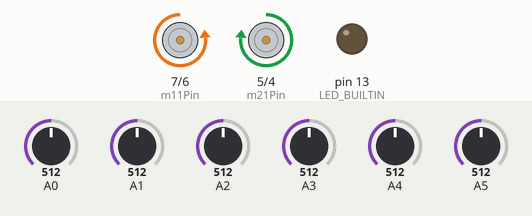
The sketch below on a simulated Arduino Uno, built with avr-gcc and run on an emulated ATmega328P. Parts: motor-driver pin pairs drawn as motors (green arrow = first pin HIGH = forward, orange = second pin HIGH = backward, longer = more drive, scaled by the enable pin), output pins drawn as LEDs (lit = HIGH). The inputs (shaded band) are chosen by the test bench; at power-on: A0 = 512, A4 = 512, A5 = 512, A3 = 512, A1 = 512, A2 = 512.

Above: at 9.2 s.
9.3 s: A0 set to 716
At 10.4 s:
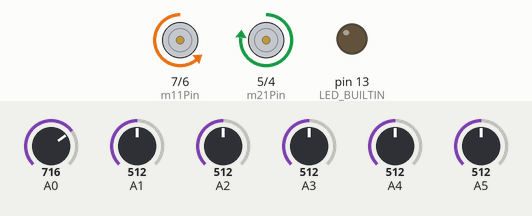
10.8 s: A4 set to 306
At 11.5 s:
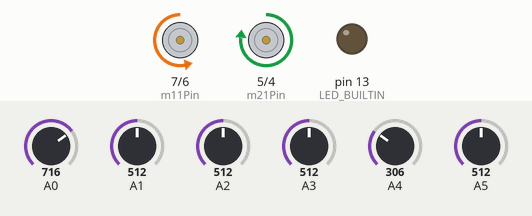
12.3 s: A5 set to 306
At 12.6 s:
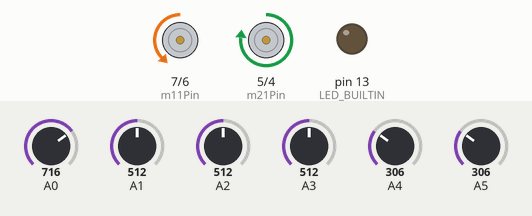
13.8 s: A3 set to 298
At 15.0 s:
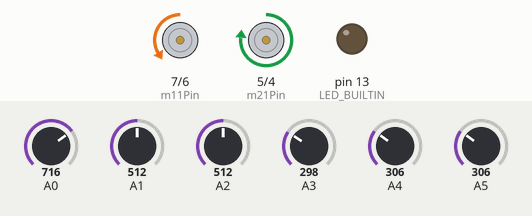
15.3 s: A3 set to 273
At 16.1 s:
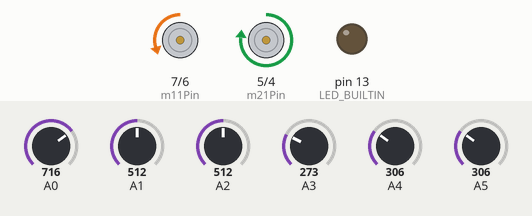
16.8 s: A0 set to 992
At 17.4 s:
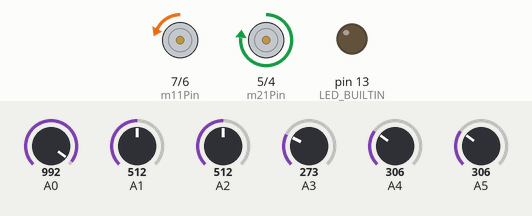
Timing chart, 0 to 19.3 s (numbered marks = the images above; inputs shaded):
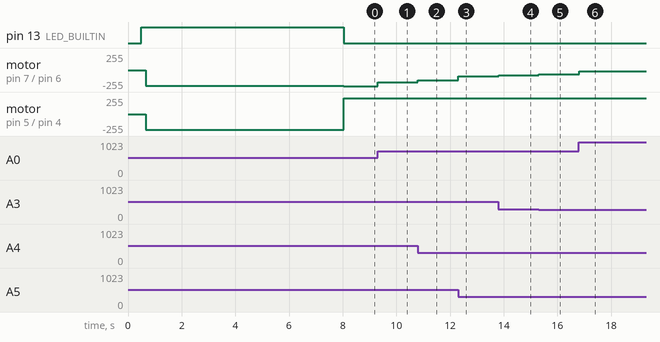

Measured:
- after the input at 9.3 s, motor on pin 7 (m11Pin) / pin 6 (m12Pin): backward 240/255 → backward 180/255 at once
- after the input at 10.8 s, motor on pin 7 (m11Pin) / pin 6 (m12Pin): backward 180/255 → backward 150/255 at once
- after the input at 12.3 s, motor on pin 7 (m11Pin) / pin 6 (m12Pin): backward 150/255 → backward 90/255 at once
- after the input at 13.8 s, motor on pin 7 (m11Pin) / pin 6 (m12Pin): backward 90/255 → backward 75/255 at once
- after the input at 15.3 s, motor on pin 7 (m11Pin) / pin 6 (m12Pin): backward 75/255 → backward 60/255 at once
- after the input at 16.8 s, motor on pin 7 (m11Pin) / pin 6 (m12Pin): backward 60/255 → backward 15/255 at once

The sketch:

LINE_FOLLOWER_FINAL.ino
```cpp
#include <QTRSensors.h>
const int m11Pin = 7;
const int m12Pin = 6;
const int m21Pin = 5;
const int m22Pin = 4;
const int m1Enable = 11;
const int m2Enable = 10;

int m1Speed = 0;
int m2Speed = 0;

float kp = 15;
float ki = 0;
float kd = 30;

int p = 0;
int i = 0;
int d = 0;

int error = 0;
int lastError = 0;

const int maxSpeed = 255;
const int minSpeed = -255;

const int baseSpeed = 240;

QTRSensors qtr;

const int sensorCount = 6;
int sensorValues[sensorCount];
int sensors[sensorCount] = { 0, 0, 0, 0, 0, 0 };

const int calibrationTime = 8000;

long calibrationInterval = 0;
void setup() {

  pinMode(m11Pin, OUTPUT);
  pinMode(m12Pin, OUTPUT);
  pinMode(m21Pin, OUTPUT);
  pinMode(m22Pin, OUTPUT);
  pinMode(m1Enable, OUTPUT);
  pinMode(m2Enable, OUTPUT);

  qtr.setTypeAnalog();
  qtr.setSensorPins((const uint8_t[]){ A0, A1, A2, A3, A4, A5 }, sensorCount);

  delay(500);
  pinMode(LED_BUILTIN, OUTPUT);
  digitalWrite(LED_BUILTIN, HIGH);

  // Callibration
  while (millis() < calibrationTime) {
    qtr.calibrate();
    error = map(qtr.readLineBlack(sensorValues), 0, 5000, -255, 255);
    if (error < -130) {
      //  Going right in case of bigger error

      for (int j = 200; j < 240; j++) {
        setMotorSpeed(j, j);
        error = map(qtr.readLineBlack(sensorValues), 0, 5000, -255, 255);
        if (error > 250) {
          break;
        }
      }
    } else {
      //  Going left in case of smaller error

      for (int j = 200; j < 240; j++) {
        setMotorSpeed(-j, -j);
        error = map(qtr.readLineBlack(sensorValues), 0, 5000, -255, 255);
        if (error < -250) {
          break;
        }
      }
    }
  }

  digitalWrite(LED_BUILTIN, LOW);

  Serial.begin(9600);
}

void loop() {

  // Setting pid
  pidControl(kp, ki, kd);

  lineFollower();

  setMotorSpeed(-m1Speed, m2Speed);
}

void lineFollower() {
  //  Calculating the motor speed according to error

  int motorSpeed = kp * p + ki * i + kd * d;

  //  Setting the speed with the base speed
  m1Speed = baseSpeed;
  m2Speed = baseSpeed;

  //  Adding the calcultaed errors to the motor speed
  if (error < 0) {
    m1Speed += motorSpeed;
  } else if (error > 0) {
    m2Speed -= motorSpeed;
  }

  //  Setting the speed limits for the motors
  m1Speed = constrain(m1Speed, -150, maxSpeed);
  m2Speed = constrain(m2Speed, -150, maxSpeed);
}

//  Setting the variables for PID and the error
void pidControl(float kp, float ki, float kd) {
  error = map(qtr.readLineBlack(sensorValues), 0, 5000, -50, 50);

  p = error;
  i = i + error;
  d = error - lastError;
  lastError = error;
}

//  Function for setting motor speed
void setMotorSpeed(int motor1Speed, int motor2Speed) {
  if (motor1Speed == 0) {
    //  Stopping motor 1 in case it's speed is 0

    digitalWrite(m11Pin, LOW);
    digitalWrite(m12Pin, LOW);
    analogWrite(m1Enable, motor1Speed);
  } else {
    //  Motor 1 going back or forward according to speed

    if (motor1Speed > 0) {
      digitalWrite(m11Pin, HIGH);
      digitalWrite(m12Pin, LOW);
      analogWrite(m1Enable, motor1Speed);
    }
    if (motor1Speed < 0) {
      digitalWrite(m11Pin, LOW);
      digitalWrite(m12Pin, HIGH);
      analogWrite(m1Enable, -motor1Speed);
    }
  }

  if (motor2Speed == 0) {
    digitalWrite(m21Pin, LOW);
    digitalWrite(m22Pin, LOW);
    analogWrite(m2Enable, motor2Speed);
  } else {
    if (motor2Speed > 0) {
      digitalWrite(m21Pin, HIGH);
      digitalWrite(m22Pin, LOW);
      analogWrite(m2Enable, motor2Speed);
    }
    if (motor2Speed < 0) {
      digitalWrite(m21Pin, LOW);
      digitalWrite(m22Pin, HIGH);
      analogWrite(m2Enable, -motor2Speed);
    }
  }
}
```
